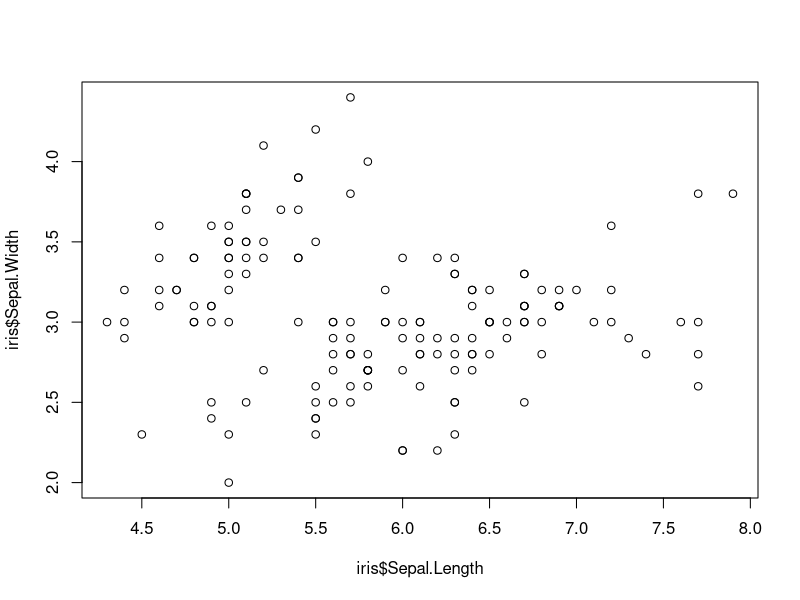
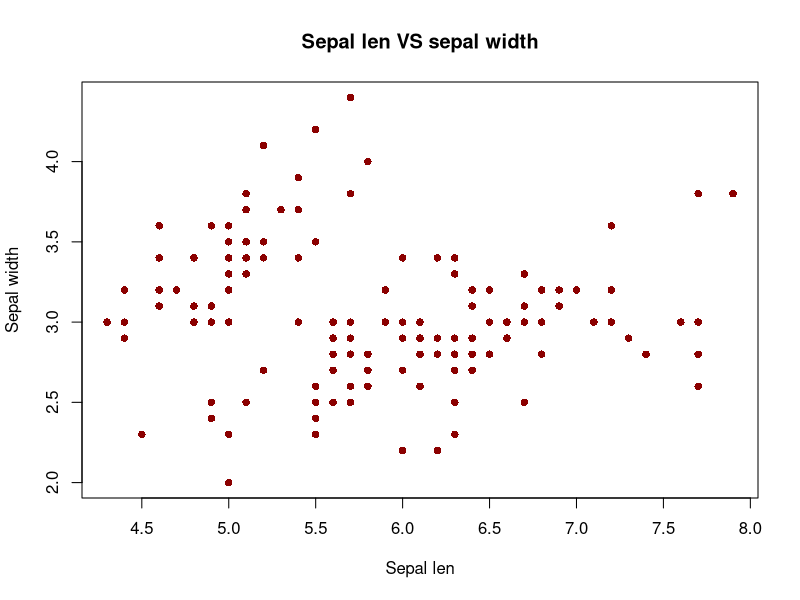
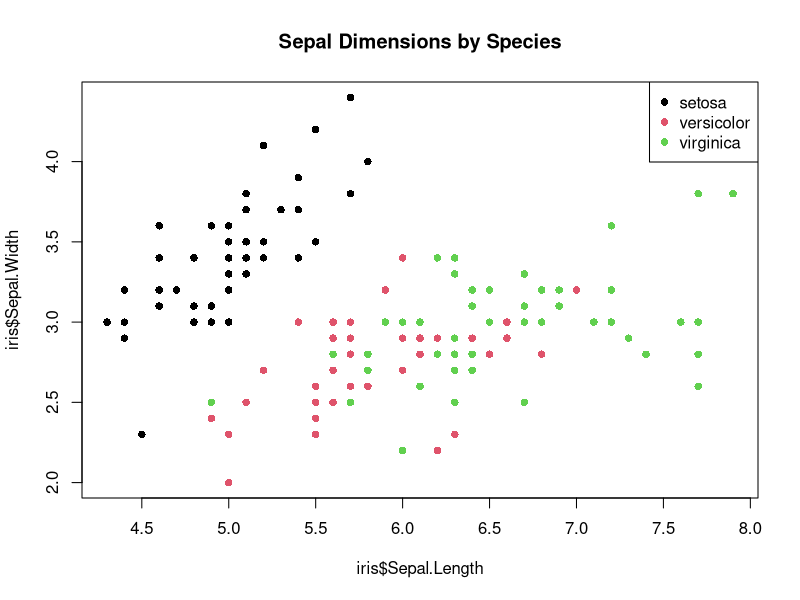

Recreate these plots in R, in order.
#Loading dataset
data("iris")
str(iris)
View(iris)

#Basic sctterplot
plot(iris$Sepal.Length,iris$Sepal.Width)

#Labled plot
plot(
  iris$Sepal.Length,
  iris$Sepal.Width,
  main="Sepal len VS sepal width",
  xlab = "Sepal len",
  ylab = "Sepal width",
  col = "darkred",
  pch = 16
)
#colored Scatter  plot by species
plot(
  iris$Sepal.Length,
  iris$Sepal.Width,
  col = as.numeric(iris$Species),
  pch = 16,
  main = "Sepal Dimensions by Species"
)
legend("topright",legend = levels(iris$Species), col = 1:3, pch=16)
